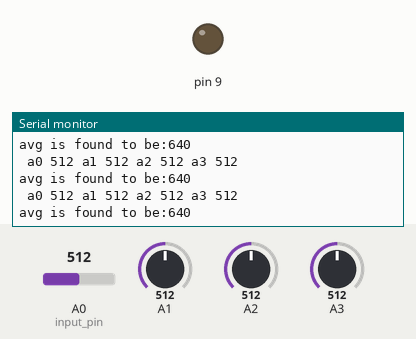
Bench run of a sketch on a simulated Arduino Uno, built with avr-gcc and run on an emulated ATmega328P. Parts: output pins drawn as LEDs (lit = HIGH), the last lines printed to the serial monitor. Inputs (shaded band) come from the test bench; at power-on: A0 (input_pin) = 512, A1 = 512, A2 = 512, A3 = 512.

Above: at 1.2 s.
1.3 s: A0 (input_pin) set to 106
At 1.52 s:
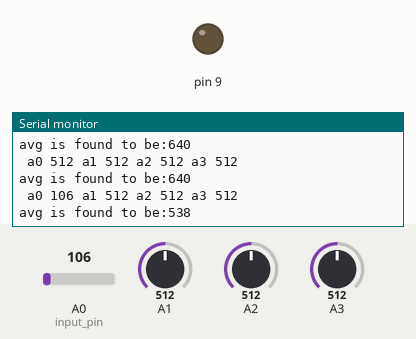
4.3 s: A0 (input_pin) set to 92
At 4.36 s:
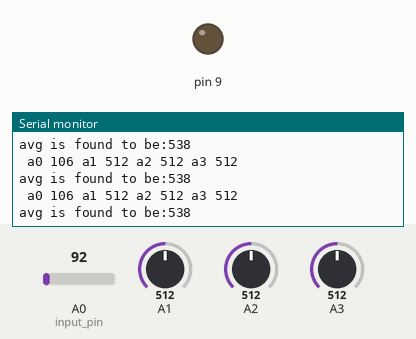
Timing chart, 0 to 7.3 s (numbered marks = the images above; inputs shaded):
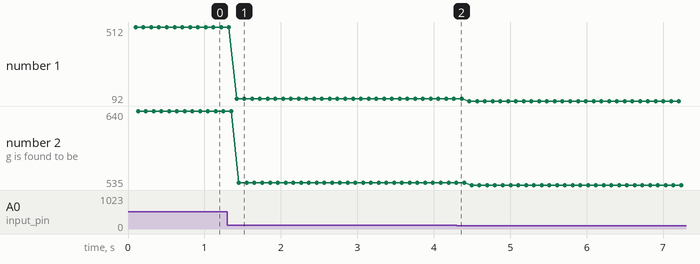

The sketch:

thresholdcal.ino
```cpp
int a0,a1,a2,a3,avg;
void setup()
{
  // put your setup code here, to run once:
  pinMode(A0,INPUT);//input pin
  pinMode(A1,INPUT);
  pinMode(A2,INPUT);
  pinMode(A3,INPUT);
  pinMode(9,OUTPUT);
  Serial.begin(9600);
}

void loop() {
  // put your main code here, to run repeatedly:
  a0=analogRead(A0);
  a1=analogRead(A1);
  a2=analogRead(A2);
  a3=analogRead(A3);
  delay(100);
  avg=(a0+a1+a2+a2+a3)/4;
  if(a0!=0 || a1!=0 || a2!=0 || a3!=0)
  {
    Serial.print(" a0 ");
    Serial.print(a0);
    Serial.print(" a1 ");
    Serial.print(a1);
    Serial.print(" a2 ");
    Serial.print(a2);
    Serial.print(" a3 ");
    Serial.println(a3);
    Serial.print("avg is found to be:");
    Serial.println(avg);//average found
    }
}
```

Measured:
- after the input at 1.3 s, the serial monitor: prints a new line after 0.12 s (image 1)
- plotted number 1: 512 → 106 after the input at 1.3 s, 106 → 92 after the input at 4.3 s
- plotted number 2: 640 → 538 after the input at 1.3 s, 538 → 535 after the input at 4.3 s
